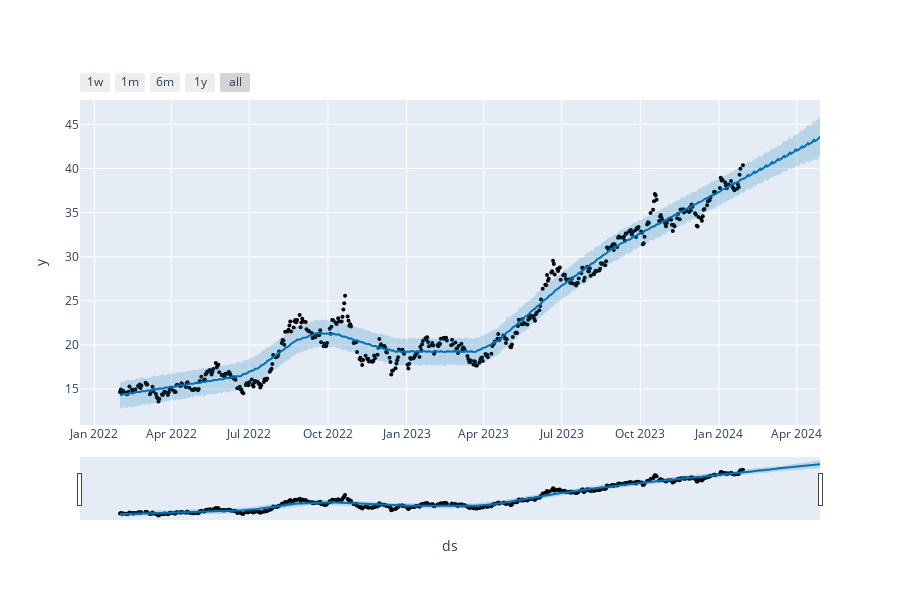

The cell this chart's notebook holds for it:
### Code cell
plot_plotly(modelo, previsoes)

### Figure 1 — Plotly figure (JSON) as saved in the notebook; plotly's stock layout.template omitted (floating-point values rounded to 4 significant figures; data arrays with more than 128 entries replaced by an {"elided": "..."} marker saying what was removed)
{"data": [{"marker": {"color": "black", "size": 4}, "mode": "markers", "name": "Actual", "type": "scatter", "x": {"elided": "498 str values"}, "y": {"elided": "498 float values"}}, {"hoverinfo": "skip", "line": {"width": 0}, "mode": "lines", "type": "scatter", "x": {"elided": "588 str values"}, "y": {"elided": "588 float values"}}, {"fill": "tonexty", "fillcolor": "rgba(0, 114, 178, 0.2)", "line": {"color": "#0072B2", "width": 2}, "mode": "lines", "name": "Predicted", "type": "scatter", "x": {"elided": "588 str values"}, "y": {"elided": "588 float values"}}, {"fill": "tonexty", "fillcolor": "rgba(0, 114, 178, 0.2)", "hoverinfo": "skip", "line": {"width": 0}, "mode": "lines", "type": "scatter", "x": {"elided": "588 str values"}, "y": {"elided": "588 float values"}}], "layout": {"height": 600, "showlegend": false, "width": 900, "xaxis": {"rangeselector": {"buttons": [{"count": 7, "label": "1w", "step": "day", "stepmode": "backward"}, {"count": 1, "label": "1m", "step": "month", "stepmode": "backward"}, {"count": 6, "label": "6m", "step": "month", "stepmode": "backward"}, {"count": 1, "label": "1y", "step": "year", "stepmode": "backward"}, {"step": "all"}]}, "rangeslider": {"visible": true}, "title": {"text": "ds"}, "type": "date"}, "yaxis": {"title": {"text": "y"}}}}
